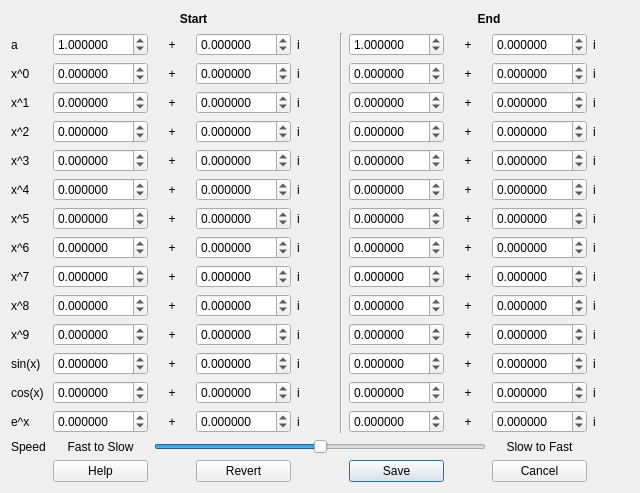
<?xml version="1.0" encoding="UTF-8"?>
<ui version="4.0">
 <class>Template_4_Settings</class>
 <widget class="QDialog" name="Template_4_Settings">
  <property name="geometry">
   <rect>
    <x>0</x>
    <y>0</y>
    <width>640</width>
    <height>493</height>
   </rect>
  </property>
  <property name="windowTitle">
   <string>Template 4 Settings</string>
  </property>
  <property name="locale">
   <locale language="English" country="UnitedKingdom"/>
  </property>
  <layout class="QGridLayout" name="gridLayout">
   <item row="3" column="7">
    <widget class="QLabel" name="label_42">
     <property name="locale">
      <locale language="English" country="UnitedKingdom"/>
     </property>
     <property name="text">
      <string>+</string>
     </property>
     <property name="alignment">
      <set>Qt::AlignCenter</set>
     </property>
    </widget>
   </item>
   <item row="15" column="1">
    <widget class="QLabel" name="label_69">
     <property name="text">
      <string>Fast to Slow</string>
     </property>
     <property name="alignment">
      <set>Qt::AlignCenter</set>
     </property>
    </widget>
   </item>
   <item row="9" column="0">
    <widget class="QLabel" name="label_8">
     <property name="text">
      <string>x^7</string>
     </property>
    </widget>
   </item>
   <item row="2" column="1">
    <widget class="QDoubleSpinBox" name="doubleSpinBox_x0_1">
     <property name="locale">
      <locale language="English" country="UnitedKingdom"/>
     </property>
     <property name="decimals">
      <number>6</number>
     </property>
     <property name="minimum">
      <double>-100.000000000000000</double>
     </property>
     <property name="maximum">
      <double>100.000000000000000</double>
     </property>
    </widget>
   </item>
   <item row="11" column="8">
    <widget class="QDoubleSpinBox" name="doubleSpinBox_x9_4">
     <property name="locale">
      <locale language="English" country="UnitedKingdom"/>
     </property>
     <property name="decimals">
      <number>6</number>
     </property>
     <property name="minimum">
      <double>-100.000000000000000</double>
     </property>
     <property name="maximum">
      <double>100.000000000000000</double>
     </property>
    </widget>
   </item>
   <item row="10" column="8">
    <widget class="QDoubleSpinBox" name="doubleSpinBox_x8_4">
     <property name="locale">
      <locale language="English" country="UnitedKingdom"/>
     </property>
     <property name="decimals">
      <number>6</number>
     </property>
     <property name="minimum">
      <double>-100.000000000000000</double>
     </property>
     <property name="maximum">
      <double>100.000000000000000</double>
     </property>
    </widget>
   </item>
   <item row="14" column="0">
    <widget class="QLabel" name="label_66">
     <property name="text">
      <string>e^x</string>
     </property>
    </widget>
   </item>
   <item row="11" column="9">
    <widget class="QLabel" name="label_21">
     <property name="text">
      <string>i</string>
     </property>
    </widget>
   </item>
   <item row="0" column="6" colspan="4">
    <widget class="QLabel" name="label_52">
     <property name="font">
      <font>
       <weight>75</weight>
       <bold>true</bold>
      </font>
     </property>
     <property name="text">
      <string>End</string>
     </property>
     <property name="alignment">
      <set>Qt::AlignCenter</set>
     </property>
    </widget>
   </item>
   <item row="13" column="3">
    <widget class="QDoubleSpinBox" name="doubleSpinBox_cos_2">
     <property name="locale">
      <locale language="English" country="UnitedKingdom"/>
     </property>
     <property name="decimals">
      <number>6</number>
     </property>
     <property name="minimum">
      <double>-100.000000000000000</double>
     </property>
     <property name="maximum">
      <double>100.000000000000000</double>
     </property>
    </widget>
   </item>
   <item row="10" column="3">
    <widget class="QDoubleSpinBox" name="doubleSpinBox_x8_2">
     <property name="locale">
      <locale language="English" country="UnitedKingdom"/>
     </property>
     <property name="decimals">
      <number>6</number>
     </property>
     <property name="minimum">
      <double>-100.000000000000000</double>
     </property>
     <property name="maximum">
      <double>100.000000000000000</double>
     </property>
    </widget>
   </item>
   <item row="14" column="3">
    <widget class="QDoubleSpinBox" name="doubleSpinBox_ex_2">
     <property name="locale">
      <locale language="English" country="UnitedKingdom"/>
     </property>
     <property name="decimals">
      <number>6</number>
     </property>
     <property name="minimum">
      <double>-100.000000000000000</double>
     </property>
     <property name="maximum">
      <double>100.000000000000000</double>
     </property>
    </widget>
   </item>
   <item row="9" column="7">
    <widget class="QLabel" name="label_48">
     <property name="locale">
      <locale language="English" country="UnitedKingdom"/>
     </property>
     <property name="text">
      <string>+</string>
     </property>
     <property name="alignment">
      <set>Qt::AlignCenter</set>
     </property>
    </widget>
   </item>
   <item row="5" column="9">
    <widget class="QLabel" name="label_26">
     <property name="text">
      <string>i</string>
     </property>
    </widget>
   </item>
   <item row="9" column="8">
    <widget class="QDoubleSpinBox" name="doubleSpinBox_x7_4">
     <property name="locale">
      <locale language="English" country="UnitedKingdom"/>
     </property>
     <property name="decimals">
      <number>6</number>
     </property>
     <property name="minimum">
      <double>-100.000000000000000</double>
     </property>
     <property name="maximum">
      <double>100.000000000000000</double>
     </property>
    </widget>
   </item>
   <item row="4" column="4">
    <widget class="QLabel" name="label_13">
     <property name="text">
      <string>i</string>
     </property>
    </widget>
   </item>
   <item row="15" column="0">
    <widget class="QLabel" name="label_68">
     <property name="text">
      <string>Speed</string>
     </property>
    </widget>
   </item>
   <item row="15" column="2" colspan="6">
    <widget class="QSlider" name="slider">
     <property name="minimum">
      <number>-50</number>
     </property>
     <property name="maximum">
      <number>50</number>
     </property>
     <property name="orientation">
      <enum>Qt::Horizontal</enum>
     </property>
    </widget>
   </item>
   <item row="10" column="9">
    <widget class="QLabel" name="label_24">
     <property name="text">
      <string>i</string>
     </property>
    </widget>
   </item>
   <item row="12" column="2">
    <widget class="QLabel" name="label_54">
     <property name="locale">
      <locale language="English" country="UnitedKingdom"/>
     </property>
     <property name="text">
      <string>+</string>
     </property>
     <property name="alignment">
      <set>Qt::AlignCenter</set>
     </property>
    </widget>
   </item>
   <item row="7" column="3">
    <widget class="QDoubleSpinBox" name="doubleSpinBox_x5_2">
     <property name="locale">
      <locale language="English" country="UnitedKingdom"/>
     </property>
     <property name="decimals">
      <number>6</number>
     </property>
     <property name="minimum">
      <double>-100.000000000000000</double>
     </property>
     <property name="maximum">
      <double>100.000000000000000</double>
     </property>
    </widget>
   </item>
   <item row="16" column="6">
    <widget class="QPushButton" name="pushButton_Save">
     <property name="toolTip">
      <string>Save the changes and close.</string>
     </property>
     <property name="text">
      <string>Save</string>
     </property>
     <property name="icon">
      <iconset resource="Icon_resources.qrc">
       <normaloff>:/icon/Menu Icon/Save.svg</normaloff>:/icon/Menu Icon/Save.svg</iconset>
     </property>
     <property name="shortcut">
      <string>Ctrl+S</string>
     </property>
     <property name="default">
      <bool>true</bool>
     </property>
    </widget>
   </item>
   <item row="10" column="2">
    <widget class="QLabel" name="label_39">
     <property name="locale">
      <locale language="English" country="UnitedKingdom"/>
     </property>
     <property name="text">
      <string>+</string>
     </property>
     <property name="alignment">
      <set>Qt::AlignCenter</set>
     </property>
    </widget>
   </item>
   <item row="12" column="0">
    <widget class="QLabel" name="label_53">
     <property name="text">
      <string>sin(x)</string>
     </property>
    </widget>
   </item>
   <item row="13" column="8">
    <widget class="QDoubleSpinBox" name="doubleSpinBox_cos_4">
     <property name="locale">
      <locale language="English" country="UnitedKingdom"/>
     </property>
     <property name="decimals">
      <number>6</number>
     </property>
     <property name="minimum">
      <double>-100.000000000000000</double>
     </property>
     <property name="maximum">
      <double>100.000000000000000</double>
     </property>
    </widget>
   </item>
   <item row="3" column="1">
    <widget class="QDoubleSpinBox" name="doubleSpinBox_x1_1">
     <property name="locale">
      <locale language="English" country="UnitedKingdom"/>
     </property>
     <property name="decimals">
      <number>6</number>
     </property>
     <property name="minimum">
      <double>-100.000000000000000</double>
     </property>
     <property name="maximum">
      <double>100.000000000000000</double>
     </property>
    </widget>
   </item>
   <item row="6" column="6">
    <widget class="QDoubleSpinBox" name="doubleSpinBox_x4_3">
     <property name="locale">
      <locale language="English" country="UnitedKingdom"/>
     </property>
     <property name="decimals">
      <number>6</number>
     </property>
     <property name="minimum">
      <double>-100.000000000000000</double>
     </property>
     <property name="maximum">
      <double>100.000000000000000</double>
     </property>
    </widget>
   </item>
   <item row="14" column="7">
    <widget class="QLabel" name="label_65">
     <property name="locale">
      <locale language="English" country="UnitedKingdom"/>
     </property>
     <property name="text">
      <string>+</string>
     </property>
     <property name="alignment">
      <set>Qt::AlignCenter</set>
     </property>
    </widget>
   </item>
   <item row="3" column="6">
    <widget class="QDoubleSpinBox" name="doubleSpinBox_x1_3">
     <property name="locale">
      <locale language="English" country="UnitedKingdom"/>
     </property>
     <property name="decimals">
      <number>6</number>
     </property>
     <property name="minimum">
      <double>-100.000000000000000</double>
     </property>
     <property name="maximum">
      <double>100.000000000000000</double>
     </property>
    </widget>
   </item>
   <item row="13" column="4">
    <widget class="QLabel" name="label_60">
     <property name="text">
      <string>i</string>
     </property>
    </widget>
   </item>
   <item row="7" column="0">
    <widget class="QLabel" name="label_6">
     <property name="text">
      <string>x^5</string>
     </property>
    </widget>
   </item>
   <item row="10" column="4">
    <widget class="QLabel" name="label_19">
     <property name="text">
      <string>i</string>
     </property>
    </widget>
   </item>
   <item row="4" column="1">
    <widget class="QDoubleSpinBox" name="doubleSpinBox_x2_1">
     <property name="locale">
      <locale language="English" country="UnitedKingdom"/>
     </property>
     <property name="decimals">
      <number>6</number>
     </property>
     <property name="minimum">
      <double>-100.000000000000000</double>
     </property>
     <property name="maximum">
      <double>100.000000000000000</double>
     </property>
    </widget>
   </item>
   <item row="8" column="1">
    <widget class="QDoubleSpinBox" name="doubleSpinBox_x6_1">
     <property name="locale">
      <locale language="English" country="UnitedKingdom"/>
     </property>
     <property name="decimals">
      <number>6</number>
     </property>
     <property name="minimum">
      <double>-100.000000000000000</double>
     </property>
     <property name="maximum">
      <double>100.000000000000000</double>
     </property>
    </widget>
   </item>
   <item row="9" column="3">
    <widget class="QDoubleSpinBox" name="doubleSpinBox_x7_2">
     <property name="locale">
      <locale language="English" country="UnitedKingdom"/>
     </property>
     <property name="decimals">
      <number>6</number>
     </property>
     <property name="minimum">
      <double>-100.000000000000000</double>
     </property>
     <property name="maximum">
      <double>100.000000000000000</double>
     </property>
    </widget>
   </item>
   <item row="8" column="9">
    <widget class="QLabel" name="label_22">
     <property name="text">
      <string>i</string>
     </property>
    </widget>
   </item>
   <item row="3" column="0">
    <widget class="QLabel" name="label_2">
     <property name="text">
      <string>x^1</string>
     </property>
    </widget>
   </item>
   <item row="7" column="1">
    <widget class="QDoubleSpinBox" name="doubleSpinBox_x5_1">
     <property name="locale">
      <locale language="English" country="UnitedKingdom"/>
     </property>
     <property name="decimals">
      <number>6</number>
     </property>
     <property name="minimum">
      <double>-100.000000000000000</double>
     </property>
     <property name="maximum">
      <double>100.000000000000000</double>
     </property>
    </widget>
   </item>
   <item row="7" column="7">
    <widget class="QLabel" name="label_46">
     <property name="locale">
      <locale language="English" country="UnitedKingdom"/>
     </property>
     <property name="text">
      <string>+</string>
     </property>
     <property name="alignment">
      <set>Qt::AlignCenter</set>
     </property>
    </widget>
   </item>
   <item row="4" column="7">
    <widget class="QLabel" name="label_43">
     <property name="locale">
      <locale language="English" country="UnitedKingdom"/>
     </property>
     <property name="text">
      <string>+</string>
     </property>
     <property name="alignment">
      <set>Qt::AlignCenter</set>
     </property>
    </widget>
   </item>
   <item row="13" column="1">
    <widget class="QDoubleSpinBox" name="doubleSpinBox_cos_1">
     <property name="locale">
      <locale language="English" country="UnitedKingdom"/>
     </property>
     <property name="decimals">
      <number>6</number>
     </property>
     <property name="minimum">
      <double>-100.000000000000000</double>
     </property>
     <property name="maximum">
      <double>100.000000000000000</double>
     </property>
    </widget>
   </item>
   <item row="7" column="8">
    <widget class="QDoubleSpinBox" name="doubleSpinBox_x5_4">
     <property name="locale">
      <locale language="English" country="UnitedKingdom"/>
     </property>
     <property name="decimals">
      <number>6</number>
     </property>
     <property name="minimum">
      <double>-100.000000000000000</double>
     </property>
     <property name="maximum">
      <double>100.000000000000000</double>
     </property>
    </widget>
   </item>
   <item row="14" column="8">
    <widget class="QDoubleSpinBox" name="doubleSpinBox_ex_4">
     <property name="locale">
      <locale language="English" country="UnitedKingdom"/>
     </property>
     <property name="decimals">
      <number>6</number>
     </property>
     <property name="minimum">
      <double>-100.000000000000000</double>
     </property>
     <property name="maximum">
      <double>100.000000000000000</double>
     </property>
    </widget>
   </item>
   <item row="4" column="2">
    <widget class="QLabel" name="label_33">
     <property name="locale">
      <locale language="English" country="UnitedKingdom"/>
     </property>
     <property name="text">
      <string>+</string>
     </property>
     <property name="alignment">
      <set>Qt::AlignCenter</set>
     </property>
    </widget>
   </item>
   <item row="8" column="4">
    <widget class="QLabel" name="label_17">
     <property name="text">
      <string>i</string>
     </property>
    </widget>
   </item>
   <item row="10" column="0">
    <widget class="QLabel" name="label_9">
     <property name="text">
      <string>x^8</string>
     </property>
    </widget>
   </item>
   <item row="16" column="1">
    <widget class="QPushButton" name="pushButton_Help">
     <property name="toolTip">
      <string>View Help of this setting</string>
     </property>
     <property name="text">
      <string>Help</string>
     </property>
     <property name="icon">
      <iconset resource="Icon_resources.qrc">
       <normaloff>:/icon/Menu Icon/Help.svg</normaloff>:/icon/Menu Icon/Help.svg</iconset>
     </property>
    </widget>
   </item>
   <item row="6" column="3">
    <widget class="QDoubleSpinBox" name="doubleSpinBox_x4_2">
     <property name="locale">
      <locale language="English" country="UnitedKingdom"/>
     </property>
     <property name="decimals">
      <number>6</number>
     </property>
     <property name="minimum">
      <double>-100.000000000000000</double>
     </property>
     <property name="maximum">
      <double>100.000000000000000</double>
     </property>
    </widget>
   </item>
   <item row="13" column="2">
    <widget class="QLabel" name="label_59">
     <property name="locale">
      <locale language="English" country="UnitedKingdom"/>
     </property>
     <property name="text">
      <string>+</string>
     </property>
     <property name="alignment">
      <set>Qt::AlignCenter</set>
     </property>
    </widget>
   </item>
   <item row="12" column="8">
    <widget class="QDoubleSpinBox" name="doubleSpinBox_sin_4">
     <property name="locale">
      <locale language="English" country="UnitedKingdom"/>
     </property>
     <property name="decimals">
      <number>6</number>
     </property>
     <property name="minimum">
      <double>-100.000000000000000</double>
     </property>
     <property name="maximum">
      <double>100.000000000000000</double>
     </property>
    </widget>
   </item>
   <item row="2" column="7">
    <widget class="QLabel" name="label_41">
     <property name="locale">
      <locale language="English" country="UnitedKingdom"/>
     </property>
     <property name="text">
      <string>+</string>
     </property>
     <property name="alignment">
      <set>Qt::AlignCenter</set>
     </property>
    </widget>
   </item>
   <item row="5" column="7">
    <widget class="QLabel" name="label_44">
     <property name="locale">
      <locale language="English" country="UnitedKingdom"/>
     </property>
     <property name="text">
      <string>+</string>
     </property>
     <property name="alignment">
      <set>Qt::AlignCenter</set>
     </property>
    </widget>
   </item>
   <item row="8" column="7">
    <widget class="QLabel" name="label_47">
     <property name="locale">
      <locale language="English" country="UnitedKingdom"/>
     </property>
     <property name="text">
      <string>+</string>
     </property>
     <property name="alignment">
      <set>Qt::AlignCenter</set>
     </property>
    </widget>
   </item>
   <item row="14" column="4">
    <widget class="QLabel" name="label_64">
     <property name="text">
      <string>i</string>
     </property>
    </widget>
   </item>
   <item row="12" column="1">
    <widget class="QDoubleSpinBox" name="doubleSpinBox_sin_1">
     <property name="locale">
      <locale language="English" country="UnitedKingdom"/>
     </property>
     <property name="decimals">
      <number>6</number>
     </property>
     <property name="minimum">
      <double>-100.000000000000000</double>
     </property>
     <property name="maximum">
      <double>100.000000000000000</double>
     </property>
    </widget>
   </item>
   <item row="4" column="8">
    <widget class="QDoubleSpinBox" name="doubleSpinBox_x2_4">
     <property name="locale">
      <locale language="English" country="UnitedKingdom"/>
     </property>
     <property name="decimals">
      <number>6</number>
     </property>
     <property name="minimum">
      <double>-100.000000000000000</double>
     </property>
     <property name="maximum">
      <double>100.000000000000000</double>
     </property>
    </widget>
   </item>
   <item row="7" column="2">
    <widget class="QLabel" name="label_36">
     <property name="locale">
      <locale language="English" country="UnitedKingdom"/>
     </property>
     <property name="text">
      <string>+</string>
     </property>
     <property name="alignment">
      <set>Qt::AlignCenter</set>
     </property>
    </widget>
   </item>
   <item row="2" column="9">
    <widget class="QLabel" name="label_27">
     <property name="text">
      <string>i</string>
     </property>
    </widget>
   </item>
   <item row="8" column="3">
    <widget class="QDoubleSpinBox" name="doubleSpinBox_x6_2">
     <property name="locale">
      <locale language="English" country="UnitedKingdom"/>
     </property>
     <property name="decimals">
      <number>6</number>
     </property>
     <property name="minimum">
      <double>-100.000000000000000</double>
     </property>
     <property name="maximum">
      <double>100.000000000000000</double>
     </property>
    </widget>
   </item>
   <item row="5" column="0">
    <widget class="QLabel" name="label_4">
     <property name="text">
      <string>x^3</string>
     </property>
    </widget>
   </item>
   <item row="14" column="1">
    <widget class="QDoubleSpinBox" name="doubleSpinBox_ex_1">
     <property name="locale">
      <locale language="English" country="UnitedKingdom"/>
     </property>
     <property name="decimals">
      <number>6</number>
     </property>
     <property name="minimum">
      <double>-100.000000000000000</double>
     </property>
     <property name="maximum">
      <double>100.000000000000000</double>
     </property>
    </widget>
   </item>
   <item row="0" column="1" colspan="4">
    <widget class="QLabel" name="label_51">
     <property name="font">
      <font>
       <weight>75</weight>
       <bold>true</bold>
      </font>
     </property>
     <property name="text">
      <string>Start</string>
     </property>
     <property name="alignment">
      <set>Qt::AlignCenter</set>
     </property>
    </widget>
   </item>
   <item row="2" column="6">
    <widget class="QDoubleSpinBox" name="doubleSpinBox_x0_3">
     <property name="locale">
      <locale language="English" country="UnitedKingdom"/>
     </property>
     <property name="decimals">
      <number>6</number>
     </property>
     <property name="minimum">
      <double>-100.000000000000000</double>
     </property>
     <property name="maximum">
      <double>100.000000000000000</double>
     </property>
    </widget>
   </item>
   <item row="11" column="3">
    <widget class="QDoubleSpinBox" name="doubleSpinBox_x9_2">
     <property name="locale">
      <locale language="English" country="UnitedKingdom"/>
     </property>
     <property name="decimals">
      <number>6</number>
     </property>
     <property name="minimum">
      <double>-100.000000000000000</double>
     </property>
     <property name="maximum">
      <double>100.000000000000000</double>
     </property>
    </widget>
   </item>
   <item row="9" column="4">
    <widget class="QLabel" name="label_18">
     <property name="text">
      <string>i</string>
     </property>
    </widget>
   </item>
   <item row="4" column="3">
    <widget class="QDoubleSpinBox" name="doubleSpinBox_x2_2">
     <property name="locale">
      <locale language="English" country="UnitedKingdom"/>
     </property>
     <property name="decimals">
      <number>6</number>
     </property>
     <property name="minimum">
      <double>-100.000000000000000</double>
     </property>
     <property name="maximum">
      <double>100.000000000000000</double>
     </property>
    </widget>
   </item>
   <item row="10" column="7">
    <widget class="QLabel" name="label_49">
     <property name="locale">
      <locale language="English" country="UnitedKingdom"/>
     </property>
     <property name="text">
      <string>+</string>
     </property>
     <property name="alignment">
      <set>Qt::AlignCenter</set>
     </property>
    </widget>
   </item>
   <item row="6" column="9">
    <widget class="QLabel" name="label_28">
     <property name="text">
      <string>i</string>
     </property>
    </widget>
   </item>
   <item row="16" column="3">
    <widget class="QPushButton" name="pushButton_Revert">
     <property name="toolTip">
      <string>Back to the original State.</string>
     </property>
     <property name="text">
      <string>Revert</string>
     </property>
     <property name="icon">
      <iconset resource="Icon_resources.qrc">
       <normaloff>:/icon/Menu Icon/Undo.svg</normaloff>:/icon/Menu Icon/Undo.svg</iconset>
     </property>
    </widget>
   </item>
   <item row="12" column="9">
    <widget class="QLabel" name="label_57">
     <property name="text">
      <string>i</string>
     </property>
    </widget>
   </item>
   <item row="5" column="8">
    <widget class="QDoubleSpinBox" name="doubleSpinBox_x3_4">
     <property name="locale">
      <locale language="English" country="UnitedKingdom"/>
     </property>
     <property name="decimals">
      <number>6</number>
     </property>
     <property name="minimum">
      <double>-100.000000000000000</double>
     </property>
     <property name="maximum">
      <double>100.000000000000000</double>
     </property>
    </widget>
   </item>
   <item row="9" column="9">
    <widget class="QLabel" name="label_30">
     <property name="text">
      <string>i</string>
     </property>
    </widget>
   </item>
   <item row="2" column="0">
    <widget class="QLabel" name="label">
     <property name="text">
      <string>x^0</string>
     </property>
    </widget>
   </item>
   <item row="11" column="0">
    <widget class="QLabel" name="label_10">
     <property name="text">
      <string>x^9</string>
     </property>
    </widget>
   </item>
   <item row="3" column="3">
    <widget class="QDoubleSpinBox" name="doubleSpinBox_x1_2">
     <property name="locale">
      <locale language="English" country="UnitedKingdom"/>
     </property>
     <property name="decimals">
      <number>6</number>
     </property>
     <property name="minimum">
      <double>-100.000000000000000</double>
     </property>
     <property name="maximum">
      <double>100.000000000000000</double>
     </property>
    </widget>
   </item>
   <item row="13" column="0">
    <widget class="QLabel" name="label_61">
     <property name="text">
      <string>cos(x)</string>
     </property>
    </widget>
   </item>
   <item row="12" column="4">
    <widget class="QLabel" name="label_55">
     <property name="text">
      <string>i</string>
     </property>
    </widget>
   </item>
   <item row="11" column="7">
    <widget class="QLabel" name="label_50">
     <property name="locale">
      <locale language="English" country="UnitedKingdom"/>
     </property>
     <property name="text">
      <string>+</string>
     </property>
     <property name="alignment">
      <set>Qt::AlignCenter</set>
     </property>
    </widget>
   </item>
   <item row="14" column="6">
    <widget class="QDoubleSpinBox" name="doubleSpinBox_ex_3">
     <property name="locale">
      <locale language="English" country="UnitedKingdom"/>
     </property>
     <property name="decimals">
      <number>6</number>
     </property>
     <property name="minimum">
      <double>-100.000000000000000</double>
     </property>
     <property name="maximum">
      <double>100.000000000000000</double>
     </property>
    </widget>
   </item>
   <item row="8" column="0">
    <widget class="QLabel" name="label_7">
     <property name="text">
      <string>x^6</string>
     </property>
    </widget>
   </item>
   <item row="6" column="2">
    <widget class="QLabel" name="label_35">
     <property name="locale">
      <locale language="English" country="UnitedKingdom"/>
     </property>
     <property name="text">
      <string>+</string>
     </property>
     <property name="alignment">
      <set>Qt::AlignCenter</set>
     </property>
    </widget>
   </item>
   <item row="9" column="6">
    <widget class="QDoubleSpinBox" name="doubleSpinBox_x7_3">
     <property name="locale">
      <locale language="English" country="UnitedKingdom"/>
     </property>
     <property name="decimals">
      <number>6</number>
     </property>
     <property name="minimum">
      <double>-100.000000000000000</double>
     </property>
     <property name="maximum">
      <double>100.000000000000000</double>
     </property>
    </widget>
   </item>
   <item row="4" column="6">
    <widget class="QDoubleSpinBox" name="doubleSpinBox_x2_3">
     <property name="locale">
      <locale language="English" country="UnitedKingdom"/>
     </property>
     <property name="decimals">
      <number>6</number>
     </property>
     <property name="minimum">
      <double>-100.000000000000000</double>
     </property>
     <property name="maximum">
      <double>100.000000000000000</double>
     </property>
    </widget>
   </item>
   <item row="10" column="6">
    <widget class="QDoubleSpinBox" name="doubleSpinBox_x8_3">
     <property name="locale">
      <locale language="English" country="UnitedKingdom"/>
     </property>
     <property name="decimals">
      <number>6</number>
     </property>
     <property name="minimum">
      <double>-100.000000000000000</double>
     </property>
     <property name="maximum">
      <double>100.000000000000000</double>
     </property>
    </widget>
   </item>
   <item row="8" column="2">
    <widget class="QLabel" name="label_37">
     <property name="locale">
      <locale language="English" country="UnitedKingdom"/>
     </property>
     <property name="text">
      <string>+</string>
     </property>
     <property name="alignment">
      <set>Qt::AlignCenter</set>
     </property>
    </widget>
   </item>
   <item row="2" column="2">
    <widget class="QLabel" name="label_31">
     <property name="locale">
      <locale language="English" country="UnitedKingdom"/>
     </property>
     <property name="text">
      <string>+</string>
     </property>
     <property name="alignment">
      <set>Qt::AlignCenter</set>
     </property>
    </widget>
   </item>
   <item row="12" column="3">
    <widget class="QDoubleSpinBox" name="doubleSpinBox_sin_2">
     <property name="locale">
      <locale language="English" country="UnitedKingdom"/>
     </property>
     <property name="decimals">
      <number>6</number>
     </property>
     <property name="minimum">
      <double>-100.000000000000000</double>
     </property>
     <property name="maximum">
      <double>100.000000000000000</double>
     </property>
    </widget>
   </item>
   <item row="5" column="3">
    <widget class="QDoubleSpinBox" name="doubleSpinBox_x3_2">
     <property name="locale">
      <locale language="English" country="UnitedKingdom"/>
     </property>
     <property name="decimals">
      <number>6</number>
     </property>
     <property name="minimum">
      <double>-100.000000000000000</double>
     </property>
     <property name="maximum">
      <double>100.000000000000000</double>
     </property>
    </widget>
   </item>
   <item row="11" column="1">
    <widget class="QDoubleSpinBox" name="doubleSpinBox_x9_1">
     <property name="locale">
      <locale language="English" country="UnitedKingdom"/>
     </property>
     <property name="decimals">
      <number>6</number>
     </property>
     <property name="minimum">
      <double>-100.000000000000000</double>
     </property>
     <property name="maximum">
      <double>100.000000000000000</double>
     </property>
    </widget>
   </item>
   <item row="5" column="2">
    <widget class="QLabel" name="label_34">
     <property name="locale">
      <locale language="English" country="UnitedKingdom"/>
     </property>
     <property name="text">
      <string>+</string>
     </property>
     <property name="alignment">
      <set>Qt::AlignCenter</set>
     </property>
    </widget>
   </item>
   <item row="2" column="8">
    <widget class="QDoubleSpinBox" name="doubleSpinBox_x0_4">
     <property name="locale">
      <locale language="English" country="UnitedKingdom"/>
     </property>
     <property name="decimals">
      <number>6</number>
     </property>
     <property name="minimum">
      <double>-100.000000000000000</double>
     </property>
     <property name="maximum">
      <double>100.000000000000000</double>
     </property>
    </widget>
   </item>
   <item row="11" column="6">
    <widget class="QDoubleSpinBox" name="doubleSpinBox_x9_3">
     <property name="locale">
      <locale language="English" country="UnitedKingdom"/>
     </property>
     <property name="decimals">
      <number>6</number>
     </property>
     <property name="minimum">
      <double>-100.000000000000000</double>
     </property>
     <property name="maximum">
      <double>100.000000000000000</double>
     </property>
    </widget>
   </item>
   <item row="15" column="8">
    <widget class="QLabel" name="label_70">
     <property name="text">
      <string>Slow to Fast</string>
     </property>
     <property name="alignment">
      <set>Qt::AlignCenter</set>
     </property>
    </widget>
   </item>
   <item row="13" column="7">
    <widget class="QLabel" name="label_62">
     <property name="locale">
      <locale language="English" country="UnitedKingdom"/>
     </property>
     <property name="text">
      <string>+</string>
     </property>
     <property name="alignment">
      <set>Qt::AlignCenter</set>
     </property>
    </widget>
   </item>
   <item row="6" column="4">
    <widget class="QLabel" name="label_15">
     <property name="text">
      <string>i</string>
     </property>
    </widget>
   </item>
   <item row="14" column="9">
    <widget class="QLabel" name="label_67">
     <property name="text">
      <string>i</string>
     </property>
    </widget>
   </item>
   <item row="6" column="0">
    <widget class="QLabel" name="label_5">
     <property name="text">
      <string>x^4</string>
     </property>
    </widget>
   </item>
   <item row="5" column="1">
    <widget class="QDoubleSpinBox" name="doubleSpinBox_x3_1">
     <property name="locale">
      <locale language="English" country="UnitedKingdom"/>
     </property>
     <property name="decimals">
      <number>6</number>
     </property>
     <property name="minimum">
      <double>-100.000000000000000</double>
     </property>
     <property name="maximum">
      <double>100.000000000000000</double>
     </property>
    </widget>
   </item>
   <item row="13" column="9">
    <widget class="QLabel" name="label_58">
     <property name="text">
      <string>i</string>
     </property>
    </widget>
   </item>
   <item row="7" column="9">
    <widget class="QLabel" name="label_29">
     <property name="text">
      <string>i</string>
     </property>
    </widget>
   </item>
   <item row="3" column="4">
    <widget class="QLabel" name="label_12">
     <property name="text">
      <string>i</string>
     </property>
    </widget>
   </item>
   <item row="12" column="6">
    <widget class="QDoubleSpinBox" name="doubleSpinBox_sin_3">
     <property name="locale">
      <locale language="English" country="UnitedKingdom"/>
     </property>
     <property name="decimals">
      <number>6</number>
     </property>
     <property name="minimum">
      <double>-100.000000000000000</double>
     </property>
     <property name="maximum">
      <double>100.000000000000000</double>
     </property>
    </widget>
   </item>
   <item row="16" column="8">
    <widget class="QPushButton" name="pushButton_Cancel">
     <property name="toolTip">
      <string>Close without saving.</string>
     </property>
     <property name="text">
      <string>Cancel</string>
     </property>
     <property name="icon">
      <iconset resource="Icon.qrc">
       <normaloff>:/Menu Icon/Close.svg</normaloff>:/Menu Icon/Close.svg</iconset>
     </property>
     <property name="shortcut">
      <string>Ctrl+W</string>
     </property>
    </widget>
   </item>
   <item row="2" column="3">
    <widget class="QDoubleSpinBox" name="doubleSpinBox_x0_2">
     <property name="locale">
      <locale language="English" country="UnitedKingdom"/>
     </property>
     <property name="decimals">
      <number>6</number>
     </property>
     <property name="minimum">
      <double>-100.000000000000000</double>
     </property>
     <property name="maximum">
      <double>100.000000000000000</double>
     </property>
    </widget>
   </item>
   <item row="8" column="6">
    <widget class="QDoubleSpinBox" name="doubleSpinBox_x6_3">
     <property name="locale">
      <locale language="English" country="UnitedKingdom"/>
     </property>
     <property name="decimals">
      <number>6</number>
     </property>
     <property name="minimum">
      <double>-100.000000000000000</double>
     </property>
     <property name="maximum">
      <double>100.000000000000000</double>
     </property>
    </widget>
   </item>
   <item row="8" column="8">
    <widget class="QDoubleSpinBox" name="doubleSpinBox_x6_4">
     <property name="locale">
      <locale language="English" country="UnitedKingdom"/>
     </property>
     <property name="decimals">
      <number>6</number>
     </property>
     <property name="minimum">
      <double>-100.000000000000000</double>
     </property>
     <property name="maximum">
      <double>100.000000000000000</double>
     </property>
    </widget>
   </item>
   <item row="7" column="4">
    <widget class="QLabel" name="label_16">
     <property name="text">
      <string>i</string>
     </property>
    </widget>
   </item>
   <item row="2" column="4">
    <widget class="QLabel" name="label_11">
     <property name="text">
      <string>i</string>
     </property>
    </widget>
   </item>
   <item row="4" column="0">
    <widget class="QLabel" name="label_3">
     <property name="text">
      <string>x^2</string>
     </property>
    </widget>
   </item>
   <item row="5" column="4">
    <widget class="QLabel" name="label_14">
     <property name="text">
      <string>i</string>
     </property>
    </widget>
   </item>
   <item row="3" column="8">
    <widget class="QDoubleSpinBox" name="doubleSpinBox_x1_4">
     <property name="locale">
      <locale language="English" country="UnitedKingdom"/>
     </property>
     <property name="decimals">
      <number>6</number>
     </property>
     <property name="minimum">
      <double>-100.000000000000000</double>
     </property>
     <property name="maximum">
      <double>100.000000000000000</double>
     </property>
    </widget>
   </item>
   <item row="13" column="6">
    <widget class="QDoubleSpinBox" name="doubleSpinBox_cos_3">
     <property name="locale">
      <locale language="English" country="UnitedKingdom"/>
     </property>
     <property name="decimals">
      <number>6</number>
     </property>
     <property name="minimum">
      <double>-100.000000000000000</double>
     </property>
     <property name="maximum">
      <double>100.000000000000000</double>
     </property>
    </widget>
   </item>
   <item row="14" column="2">
    <widget class="QLabel" name="label_63">
     <property name="locale">
      <locale language="English" country="UnitedKingdom"/>
     </property>
     <property name="text">
      <string>+</string>
     </property>
     <property name="alignment">
      <set>Qt::AlignCenter</set>
     </property>
    </widget>
   </item>
   <item row="4" column="9">
    <widget class="QLabel" name="label_25">
     <property name="text">
      <string>i</string>
     </property>
    </widget>
   </item>
   <item row="9" column="2">
    <widget class="QLabel" name="label_38">
     <property name="locale">
      <locale language="English" country="UnitedKingdom"/>
     </property>
     <property name="text">
      <string>+</string>
     </property>
     <property name="alignment">
      <set>Qt::AlignCenter</set>
     </property>
    </widget>
   </item>
   <item row="6" column="1">
    <widget class="QDoubleSpinBox" name="doubleSpinBox_x4_1">
     <property name="locale">
      <locale language="English" country="UnitedKingdom"/>
     </property>
     <property name="decimals">
      <number>6</number>
     </property>
     <property name="minimum">
      <double>-100.000000000000000</double>
     </property>
     <property name="maximum">
      <double>100.000000000000000</double>
     </property>
    </widget>
   </item>
   <item row="6" column="8">
    <widget class="QDoubleSpinBox" name="doubleSpinBox_x4_4">
     <property name="locale">
      <locale language="English" country="UnitedKingdom"/>
     </property>
     <property name="decimals">
      <number>6</number>
     </property>
     <property name="minimum">
      <double>-100.000000000000000</double>
     </property>
     <property name="maximum">
      <double>100.000000000000000</double>
     </property>
    </widget>
   </item>
   <item row="5" column="6">
    <widget class="QDoubleSpinBox" name="doubleSpinBox_x3_3">
     <property name="locale">
      <locale language="English" country="UnitedKingdom"/>
     </property>
     <property name="decimals">
      <number>6</number>
     </property>
     <property name="minimum">
      <double>-100.000000000000000</double>
     </property>
     <property name="maximum">
      <double>100.000000000000000</double>
     </property>
    </widget>
   </item>
   <item row="11" column="2">
    <widget class="QLabel" name="label_40">
     <property name="locale">
      <locale language="English" country="UnitedKingdom"/>
     </property>
     <property name="text">
      <string>+</string>
     </property>
     <property name="alignment">
      <set>Qt::AlignCenter</set>
     </property>
    </widget>
   </item>
   <item row="12" column="7">
    <widget class="QLabel" name="label_56">
     <property name="locale">
      <locale language="English" country="UnitedKingdom"/>
     </property>
     <property name="text">
      <string>+</string>
     </property>
     <property name="alignment">
      <set>Qt::AlignCenter</set>
     </property>
    </widget>
   </item>
   <item row="3" column="9">
    <widget class="QLabel" name="label_23">
     <property name="text">
      <string>i</string>
     </property>
    </widget>
   </item>
   <item row="11" column="4">
    <widget class="QLabel" name="label_20">
     <property name="text">
      <string>i</string>
     </property>
    </widget>
   </item>
   <item row="9" column="1">
    <widget class="QDoubleSpinBox" name="doubleSpinBox_x7_1">
     <property name="locale">
      <locale language="English" country="UnitedKingdom"/>
     </property>
     <property name="decimals">
      <number>6</number>
     </property>
     <property name="minimum">
      <double>-100.000000000000000</double>
     </property>
     <property name="maximum">
      <double>100.000000000000000</double>
     </property>
    </widget>
   </item>
   <item row="6" column="7">
    <widget class="QLabel" name="label_45">
     <property name="locale">
      <locale language="English" country="UnitedKingdom"/>
     </property>
     <property name="text">
      <string>+</string>
     </property>
     <property name="alignment">
      <set>Qt::AlignCenter</set>
     </property>
    </widget>
   </item>
   <item row="10" column="1">
    <widget class="QDoubleSpinBox" name="doubleSpinBox_x8_1">
     <property name="locale">
      <locale language="English" country="UnitedKingdom"/>
     </property>
     <property name="decimals">
      <number>6</number>
     </property>
     <property name="minimum">
      <double>-100.000000000000000</double>
     </property>
     <property name="maximum">
      <double>100.000000000000000</double>
     </property>
    </widget>
   </item>
   <item row="3" column="2">
    <widget class="QLabel" name="label_32">
     <property name="locale">
      <locale language="English" country="UnitedKingdom"/>
     </property>
     <property name="text">
      <string>+</string>
     </property>
     <property name="alignment">
      <set>Qt::AlignCenter</set>
     </property>
    </widget>
   </item>
   <item row="7" column="6">
    <widget class="QDoubleSpinBox" name="doubleSpinBox_x5_3">
     <property name="locale">
      <locale language="English" country="UnitedKingdom"/>
     </property>
     <property name="decimals">
      <number>6</number>
     </property>
     <property name="minimum">
      <double>-100.000000000000000</double>
     </property>
     <property name="maximum">
      <double>100.000000000000000</double>
     </property>
    </widget>
   </item>
   <item row="1" column="0">
    <widget class="QLabel" name="label_71">
     <property name="text">
      <string>a</string>
     </property>
    </widget>
   </item>
   <item row="1" column="1">
    <widget class="QDoubleSpinBox" name="doubleSpinBox_a_1">
     <property name="locale">
      <locale language="English" country="UnitedKingdom"/>
     </property>
     <property name="decimals">
      <number>6</number>
     </property>
     <property name="minimum">
      <double>-100.000000000000000</double>
     </property>
     <property name="maximum">
      <double>100.000000000000000</double>
     </property>
     <property name="value">
      <double>1.000000000000000</double>
     </property>
    </widget>
   </item>
   <item row="1" column="2">
    <widget class="QLabel" name="label_72">
     <property name="locale">
      <locale language="English" country="UnitedKingdom"/>
     </property>
     <property name="text">
      <string>+</string>
     </property>
     <property name="alignment">
      <set>Qt::AlignCenter</set>
     </property>
    </widget>
   </item>
   <item row="1" column="4">
    <widget class="QLabel" name="label_73">
     <property name="text">
      <string>i</string>
     </property>
    </widget>
   </item>
   <item row="1" column="5" rowspan="14">
    <widget class="Line" name="line">
     <property name="orientation">
      <enum>Qt::Vertical</enum>
     </property>
    </widget>
   </item>
   <item row="1" column="3">
    <widget class="QDoubleSpinBox" name="doubleSpinBox_a_2">
     <property name="locale">
      <locale language="English" country="UnitedKingdom"/>
     </property>
     <property name="decimals">
      <number>6</number>
     </property>
     <property name="minimum">
      <double>-100.000000000000000</double>
     </property>
     <property name="maximum">
      <double>100.000000000000000</double>
     </property>
    </widget>
   </item>
   <item row="1" column="6">
    <widget class="QDoubleSpinBox" name="doubleSpinBox_a_3">
     <property name="locale">
      <locale language="English" country="UnitedKingdom"/>
     </property>
     <property name="decimals">
      <number>6</number>
     </property>
     <property name="minimum">
      <double>-100.000000000000000</double>
     </property>
     <property name="maximum">
      <double>100.000000000000000</double>
     </property>
     <property name="value">
      <double>1.000000000000000</double>
     </property>
    </widget>
   </item>
   <item row="1" column="8">
    <widget class="QDoubleSpinBox" name="doubleSpinBox_a_4">
     <property name="locale">
      <locale language="English" country="UnitedKingdom"/>
     </property>
     <property name="decimals">
      <number>6</number>
     </property>
     <property name="minimum">
      <double>-100.000000000000000</double>
     </property>
     <property name="maximum">
      <double>100.000000000000000</double>
     </property>
    </widget>
   </item>
   <item row="1" column="7">
    <widget class="QLabel" name="label_74">
     <property name="locale">
      <locale language="English" country="UnitedKingdom"/>
     </property>
     <property name="text">
      <string>+</string>
     </property>
     <property name="alignment">
      <set>Qt::AlignCenter</set>
     </property>
    </widget>
   </item>
   <item row="1" column="9">
    <widget class="QLabel" name="label_75">
     <property name="text">
      <string>i</string>
     </property>
    </widget>
   </item>
  </layout>
 </widget>
 <resources>
  <include location="Icon.qrc"/>
  <include location="Icon_resources.qrc"/>
 </resources>
 <connections/>
</ui>
